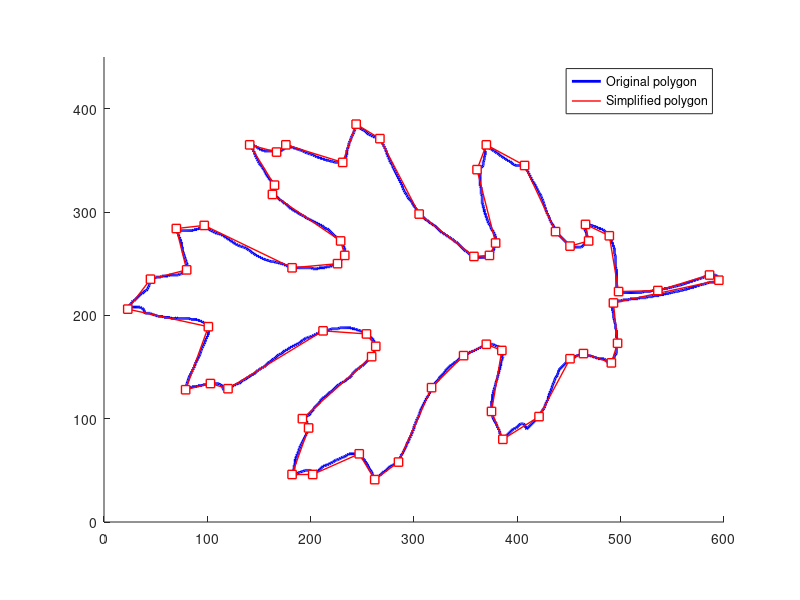

Recreate this plot in MATLAB.
%DEMO_SIMPLIFYPOLYGON  One-line description here, please.
%
%   output = demo_simplifyPolygon(input)
%
%   Example
%   demo_simplifyPolygon
%
%   See also
%
 
% ------
% Author: David Legland
% e-mail: david.legland@inrae.fr
% INRAE - BIA Research Unit - BIBS Platform (Nantes)
% Created: 2022-02-18,    using Matlab 9.10.0.1739362 (R2021a) Update 5
% Copyright 2022 INRAE.

% read data
poly = load('leaf_poly.txt');

% display polygon
figure; axis equal; axis([0 600 0 450]); hold on;
drawPolygon(poly, 'lineWidth', 2, 'color', 'b');

% print(gcf, 'leafPoly.png', '-dpng');

% simplify with 
poly5 = simplifyPolygon(poly, 5);
drawPolygon(poly5, 'color', 'r', 'linewidth', 1);
drawPoint(poly5, 'marker', 's', 'color', 'r', 'markerFaceColor', 'w', 'linewidth', 1);

% print(gcf, 'leafPoly_simplifiedD5.png', '-dpng');

legend({'Original polygon', 'Simplified polygon'}, 'Location', 'NorthEast');
print(gcf, 'leafPoly_simplifiedD5_annot.png', '-dpng');

